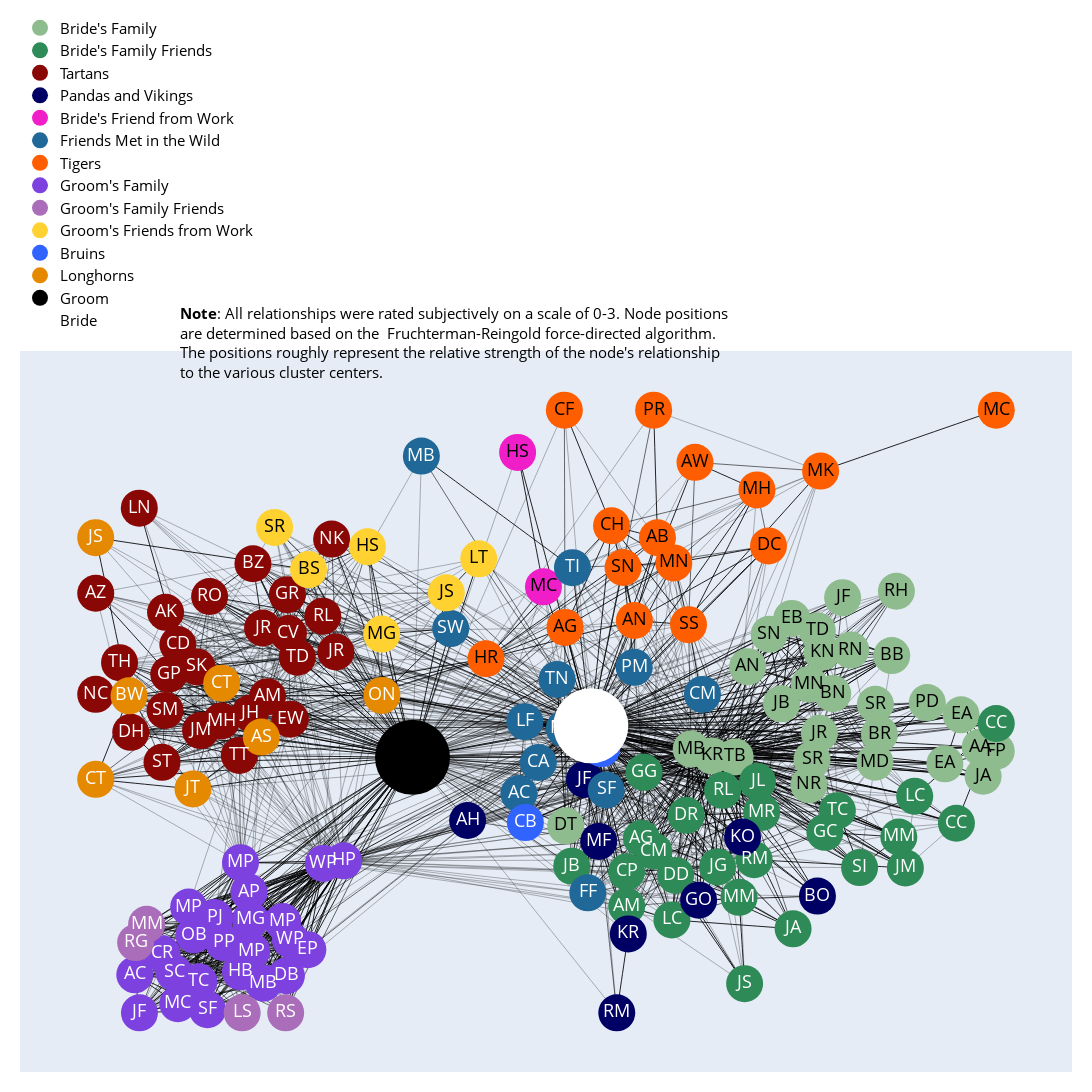

Notebook code for this chart:
### Code cell
fig = go.Figure(data=edge_traces + node_traces + display_name_traces,
                layout=go.Layout(
                    title=None,#"Mary and Richard's wedding guest network",
                    titlefont_size=24,
                    width=2000,
                    height=2000,
                    showlegend=True,
                    hovermode='closest',
                    margin=dict(b=20,l=20,r=20,t=20),
                    legend=dict(
                        yanchor="bottom", 
                        y=1.02, 
                        xanchor="left", 
                        x=0,
                        orientation="v",
                        font=dict(
                            size=15,
                            color="black")),
                    xaxis=dict(showgrid=False, zeroline=False, showticklabels=False),
                    yaxis=dict(showgrid=False, zeroline=False, showticklabels=False),
                    dragmode='pan')
                    )
fig.add_annotation(
    text="<b>Note</b>: All relationships were rated subjectively on a scale of 0-3. Node positions <br>are determined based on the <a href=”https://en.wikipedia.org/wiki/Force-directed_graph_drawing”> Fruchterman-Reingold force-directed algorithm</a>. <br>The positions roughly represent the relative strength of the node's relationship <br>to the various cluster centers.", 
    align='left',
    showarrow=False,
    xref='paper',
    yref='paper',
    x=0.15,
    y=1.07,
    font=dict(
        size=15,
        color="black"))
fig.show()
